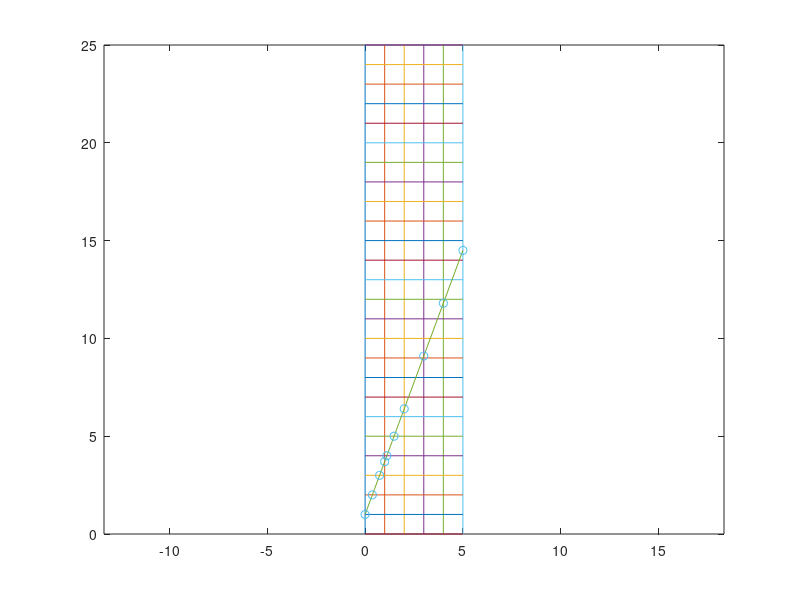

Write the MATLAB code that produced this figure.
clc;clear all;close all;
x = 0:5;                            % X-range
y = 0:25;                           % Y-range
lxmb = @(x,mb) mb(1).*x + mb(2);    % Line equation: y = m*x+b
m = 2.7;                              % Slope (or slope array)
b = 1;                              % Intercept (or intercept array)
mb = [m b];                         % Matrix of [slope intercept] values
L1 = lxmb(x,mb);                    % Calculate Line #1 = y(x,m,b)
hix = @(y,mb) [(y-mb(2))./mb(1);  y];   % Calculate horizontal intercepts
vix = @(x,mb) [x;  lxmb(x,mb)];     % Calculate vertical intercepts
hrz = hix(x(2:end),mb)'             % [X Y] Matrix of horizontal intercepts
vrt = vix(y(1:6),mb)'               % [X Y] Matrix of vertical intercepts
figure(1)                           % Draw grids & plot lines
plot(repmat(x,2,1), [0 length(y)-1])    % Vertical gridlines
hold on
plot([0 length(x)-1], repmat(y,2,1))    % Horizontal gridlines
plot(x, L1)                         % Plot more lines here (additional ‘plot’ statements)
hold on
axis equal
hvix = [hrz; vrt];                 % Concatanated ‘hrz’ and ‘vrt’ arrays
srtd = unique(hvix,'rows');        % Remove repeats and sort ascending by ‘x’
plot(srtd(:,1),srtd(:,2),'o');